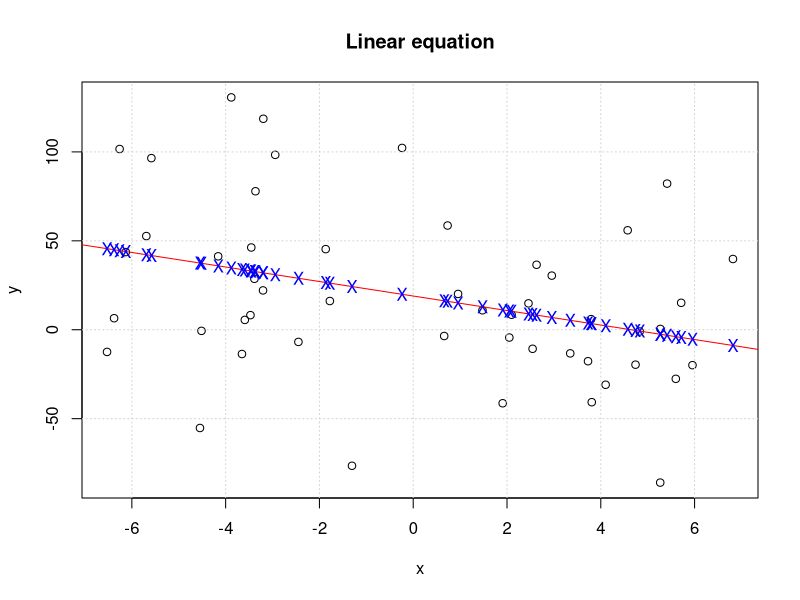
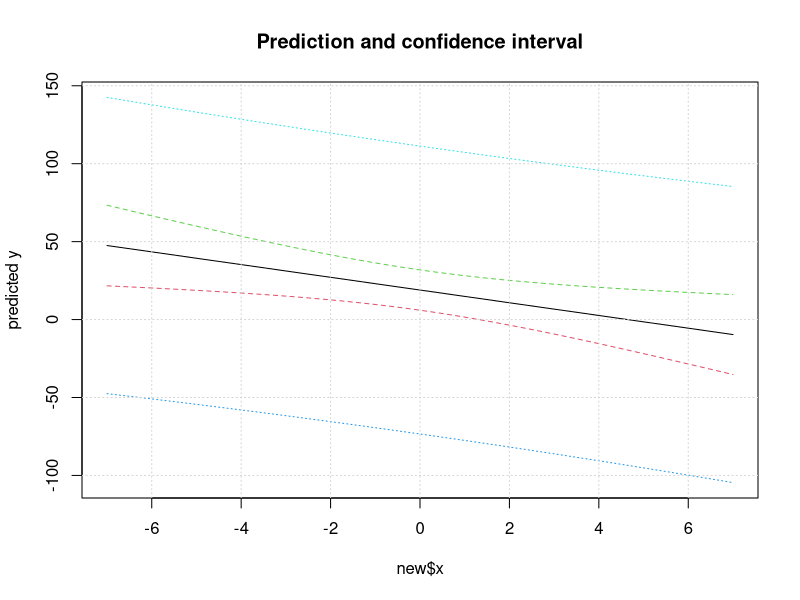
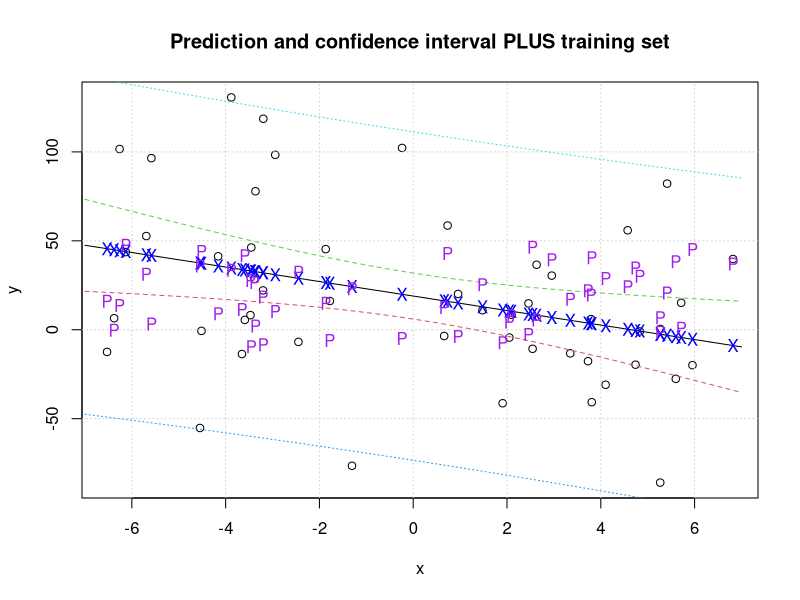

Source code (R) for these figures, in order:
# Defining the equation
x = runif(50,-7,7)
y = 5 - 6*x + rnorm(50,0,50)
# Ploting the equation
plot(x,y)
title('Linear equation')
grid()
# Linear model
L = lm(y~x)
summary(L)
# the output is the coefficienties: (Intercept -> a0hat)/ (x -> a1hat

# L$coefficients: exact values
L$coefficients
abline(L,col='red')

# Help in R
#help(predict.lm)

# Prediction of y_hat associated to the training sample
# Prediction associated to a new observaton
predict(L)
# Inserting the prediction points into the graph (blue X)
points(x,predict(L),pch='X',col='blue')

# Creating new data set
new = data.frame(x = seq(-7,7,length.out = 50))
# Obtaining the confidence interval and prediction
# The prediction always require a new data set (new observation)
pred.w.plim <- predict(L, new, interval = "prediction")
# The confidence does not always require a new data set E[y]
pred.w.clim <- predict(L, new, interval = "confidence")
matplot(new$x, cbind(pred.w.clim, pred.w.plim[,-1]), lty = c(1,2,2,3,3), type = "l", ylab = "predicted y")
title('Prediction and confidence interval')
grid()
# Plotting individually (just replace plim or clim)
#matplot(new$x, pred.w.plim, lty = c(1,2,2,3,3), type = "l", ylab = "predicted y")
#grid()
summary(L)
# Plotting all together
# Training data set
plot(x,y)
grid()
title('Prediction and confidence interval PLUS training set')
# Confidence levels in prediction and E[y]
matlines(new$x, cbind(pred.w.clim, pred.w.plim[,-1]), lty = c(1,2,2,3,3), type = "l", ylab = "predicted y")
# Plotting the prediction with the training set
points(x,predict(L),pch='X',col='blue')
# Plotting the prediction with a new data set
points(x,predict(L,new),pch='P',col='purple')
